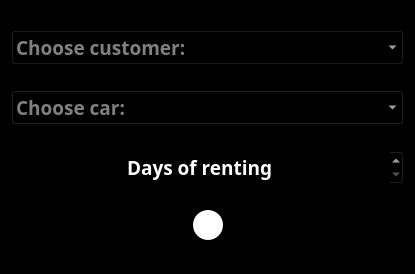
<?xml version="1.0" encoding="UTF-8"?>
<ui version="4.0">
 <class>AddDealWindow</class>
 <widget class="QDialog" name="AddDealWindow">
  <property name="geometry">
   <rect>
    <x>0</x>
    <y>0</y>
    <width>415</width>
    <height>274</height>
   </rect>
  </property>
  <property name="windowTitle">
   <string>Dialog</string>
  </property>
  <property name="styleSheet">
   <string notr="true">background-color: rgb(0, 0, 0);
color: rgb(255, 255, 255);</string>
  </property>
  <layout class="QGridLayout" name="gridLayout">
   <item row="0" column="0" colspan="3">
    <widget class="QComboBox" name="itinCB">
     <property name="font">
      <font>
       <family>Yu Gothic UI Semibold</family>
       <pointsize>14</pointsize>
       <bold>true</bold>
      </font>
     </property>
     <property name="placeholderText">
      <string>Choose customer:</string>
     </property>
    </widget>
   </item>
   <item row="1" column="0" colspan="3">
    <widget class="QComboBox" name="vinCB">
     <property name="font">
      <font>
       <family>Yu Gothic UI Semibold</family>
       <pointsize>14</pointsize>
       <bold>true</bold>
      </font>
     </property>
     <property name="placeholderText">
      <string>Choose car:</string>
     </property>
    </widget>
   </item>
   <item row="2" column="0" colspan="3">
    <widget class="QSpinBox" name="daysOfRentingLE">
     <property name="font">
      <font>
       <family>Yu Gothic UI Semibold</family>
       <pointsize>14</pointsize>
       <bold>true</bold>
      </font>
     </property>
     <property name="wrapping">
      <bool>false</bool>
     </property>
     <property name="frame">
      <bool>true</bool>
     </property>
     <property name="alignment">
      <set>Qt::AlignCenter</set>
     </property>
     <property name="buttonSymbols">
      <enum>QAbstractSpinBox::UpDownArrows</enum>
     </property>
     <property name="specialValueText">
      <string>Days of renting</string>
     </property>
     <property name="accelerated">
      <bool>false</bool>
     </property>
     <property name="correctionMode">
      <enum>QAbstractSpinBox::CorrectToPreviousValue</enum>
     </property>
     <property name="showGroupSeparator" stdset="0">
      <bool>false</bool>
     </property>
     <property name="maximum">
      <number>101</number>
     </property>
     <property name="stepType">
      <enum>QAbstractSpinBox::DefaultStepType</enum>
     </property>
    </widget>
   </item>
   <item row="3" column="0">
    <spacer name="horizontalSpacer_2">
     <property name="orientation">
      <enum>Qt::Horizontal</enum>
     </property>
     <property name="sizeHint" stdset="0">
      <size>
       <width>167</width>
       <height>20</height>
      </size>
     </property>
    </spacer>
   </item>
   <item row="3" column="2">
    <spacer name="horizontalSpacer">
     <property name="orientation">
      <enum>Qt::Horizontal</enum>
     </property>
     <property name="sizeHint" stdset="0">
      <size>
       <width>167</width>
       <height>20</height>
      </size>
     </property>
    </spacer>
   </item>
   <item row="3" column="1">
    <widget class="QPushButton" name="confirmButton">
     <property name="minimumSize">
      <size>
       <width>30</width>
       <height>30</height>
      </size>
     </property>
     <property name="maximumSize">
      <size>
       <width>30</width>
       <height>30</height>
      </size>
     </property>
     <property name="styleSheet">
      <string notr="true">background-color: rgb(255, 255, 255);
border-radius:15px;
</string>
     </property>
     <property name="text">
      <string/>
     </property>
     <property name="icon">
      <iconset resource="resource.qrc">
       <normaloff>:/new/icons/Resources/check.png</normaloff>:/new/icons/Resources/check.png</iconset>
     </property>
    </widget>
   </item>
  </layout>
 </widget>
 <resources>
  <include location="resource.qrc"/>
 </resources>
 <connections/>
</ui>
